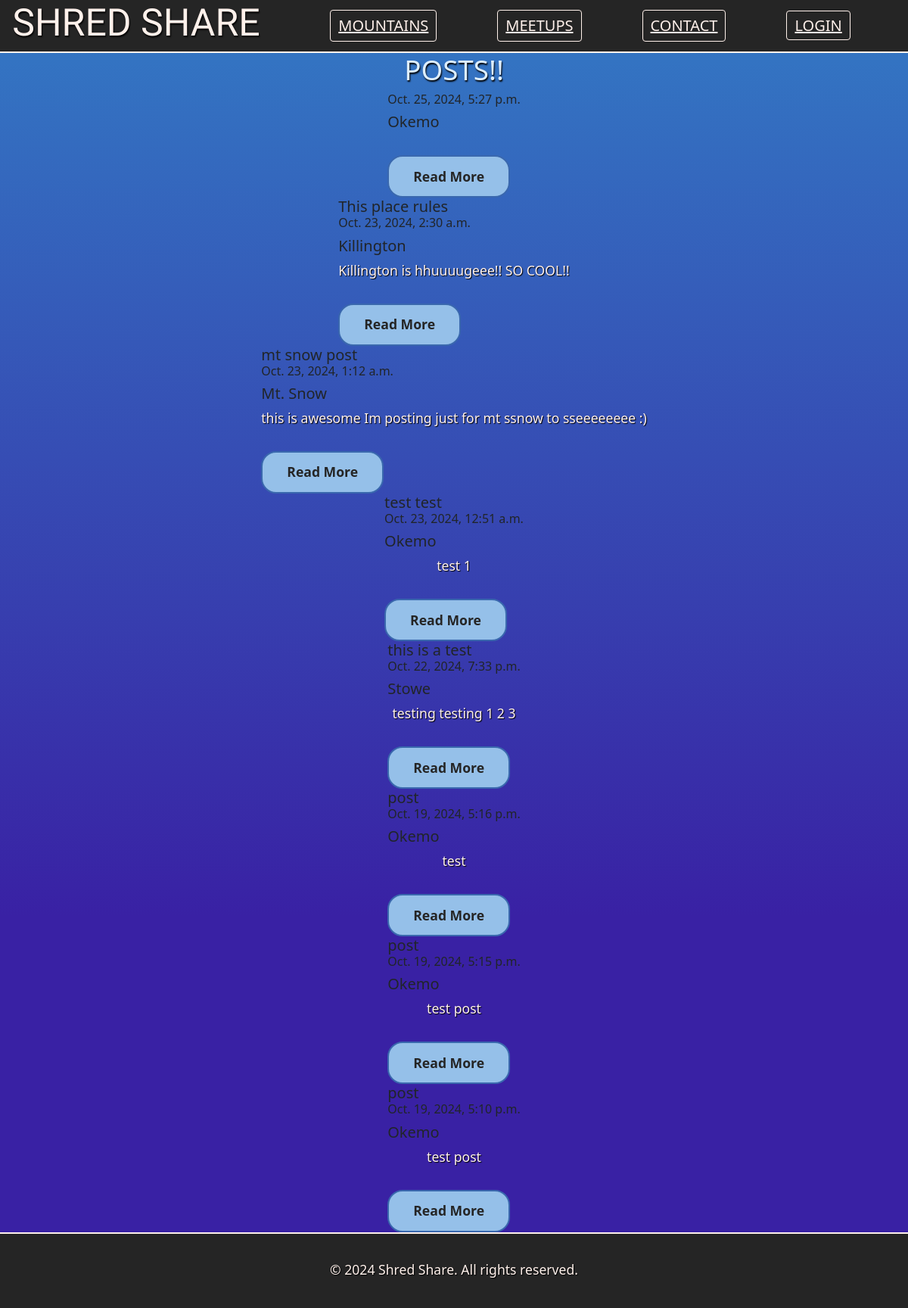
/posts/, run on an earlier commit of the app's database.
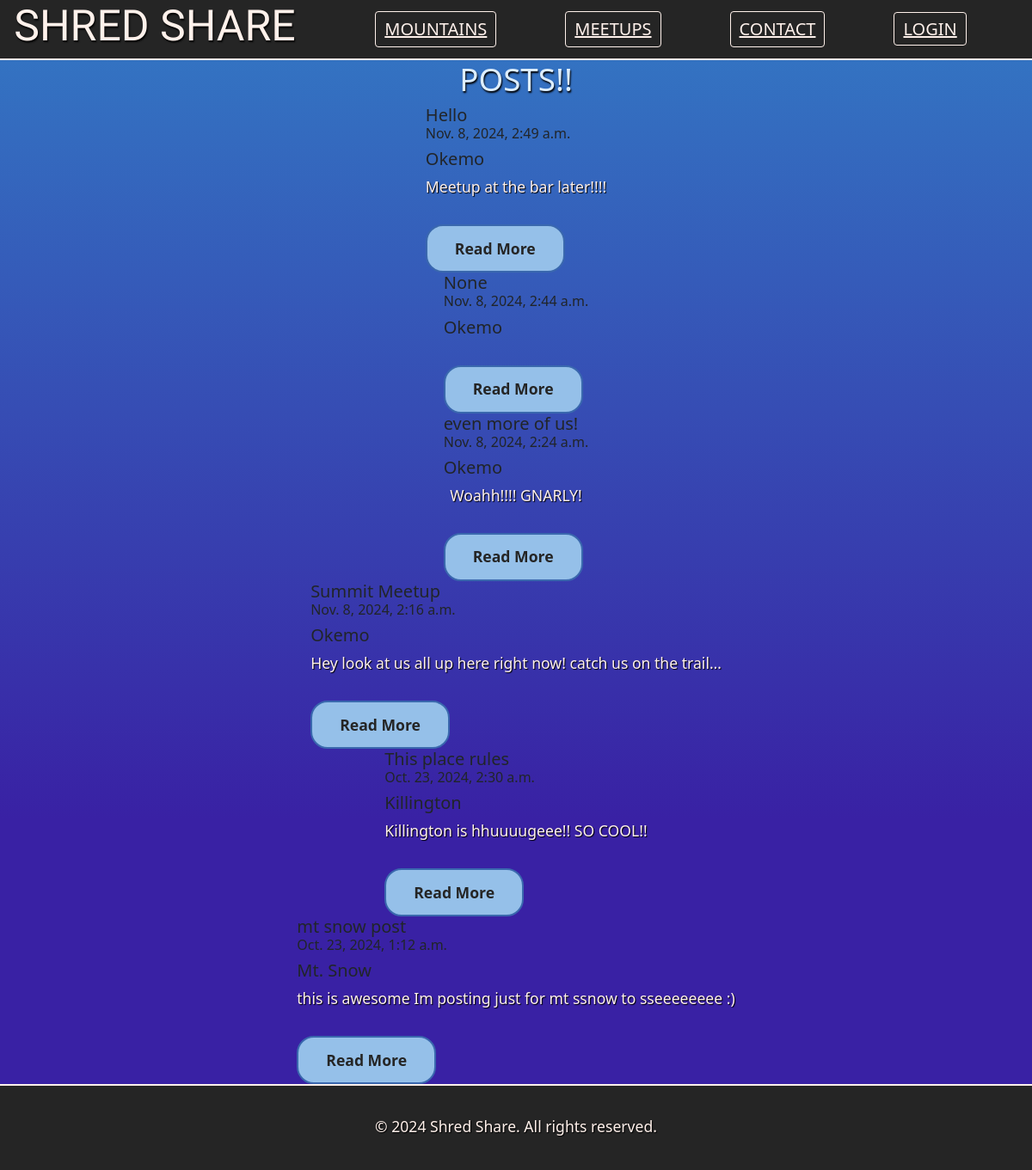
And on a later commit of the database.
### posts/models.py (models this page shows, shortened)
class Post(models.Model):
    title = models.CharField(max_length=50, null=True, blank=True)
    body = models.TextField(max_length=200, null=True, blank=True)
    image = models.ImageField(upload_to='posts/%Y/%m/%d/', blank=True)
    slug = models.SlugField(max_length=200, null=True, blank=True)
    date = models.DateTimeField(auto_now_add=True)
    mountain = models.ForeignKey(Mountain, blank=True, null=True, on_delete=models.CASCADE)
    author = models.ForeignKey(user, blank=True, null=True, on_delete=models.CASCADE)

class Mountain(models.Model):
    name = models.CharField(max_length=50)
    image = models.ImageField(upload_to="mountains/")
    elevation = models.IntegerField()
    location = models.CharField(max_length=100)
    description = models.TextField()
    def __str__(self):
        return self.name

### posts/views.py (the view)
# urls.py: path("posts/", PostListView.as_view(), name="posts"),
class PostListView(ListView):
    template_name = 'posts/list.html'
    model = Post
    def get_context_data(self, **kwargs):
        context = super().get_context_data(**kwargs)
        context["post_list"] = (
            Post.objects.order_by("date").reverse()
        )
        return context

### templates/posts/list.html (shortened to what this page needs)
{% extends 'base.html' %}
{% load static %}
{% block content %}
    <h1 class="center-column">Posts!!</h1>
    {% for post in post_list %}
    <div class="post-card center-column">
        <div class="card-body">
            <a>
            <h5 class= "card-title">{{post.title}}</h5>
            </a>
            <h6 class="card-date">{{post.date}}</h6>
            <h5 class="card-mountain">{{post.mountain}}</h5>
            <p class="card-text">{{post.body|truncatechars:64}}</p>
            <a href="{% url 'details' post.id %}">
                <button type="button" class="button">Read More</button>
            </a>
        </div>
    </div>
    {% endfor %}
{% endblock %}

What changed in the data, as far as the page shows it:
removed Post: date "Oct. 25, 2024, 5:27 p.m.", mountain "Okemo"
removed Post: title "test test", date "Oct. 23, 2024, 12:51 a.m.", mountain "Okemo", body "test 1"
removed Post: title "this is a test", date "Oct. 22, 2024, 7:33 p.m.", mountain "Stowe", body "testing testing 1 2 3"
removed Post: title "post", date "Oct. 19, 2024, 5:16 p.m.", mountain "Okemo", body "test"
removed Post: title "post", date "Oct. 19, 2024, 5:15 p.m.", mountain "Okemo", body "test post"
removed Post: title "post", date "Oct. 19, 2024, 5:10 p.m.", mountain "Okemo", body "test post"
added Post: title "Hello", date "Nov. 8, 2024, 2:49 a.m.", mountain "Okemo", body "Meetup at the bar later!!!!"
added Post: title "None", date "Nov. 8, 2024, 2:44 a.m.", mountain "Okemo"
added Post: title "even more of us!", date "Nov. 8, 2024, 2:24 a.m.", mountain "Okemo", body "Woahh!!!! GNARLY!"
added Post: title "Summit Meetup", date "Nov. 8, 2024, 2:16 a.m.", mountain "Okemo", body "Hey look at us all up here right now! catch us on the trail…"
